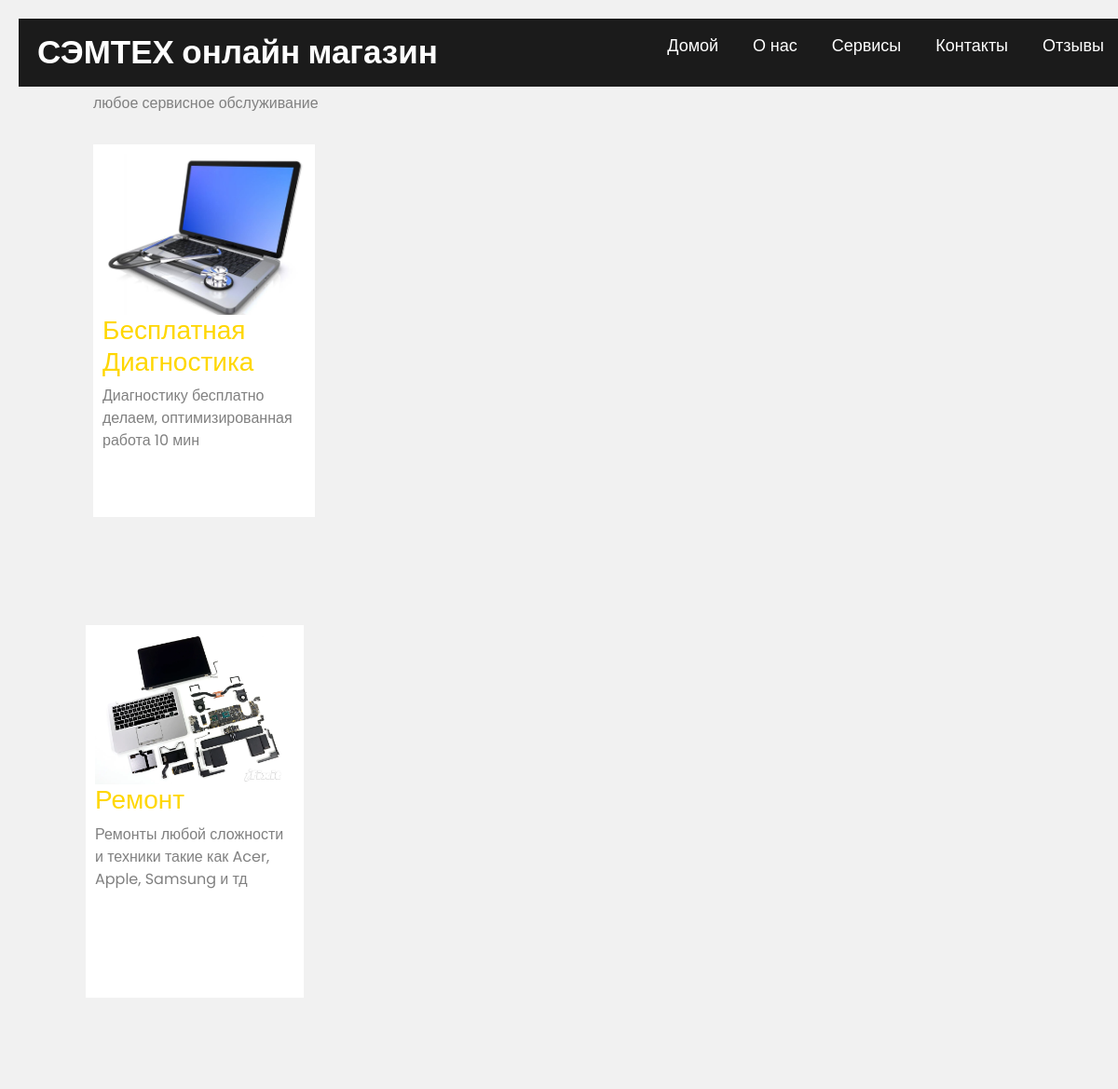
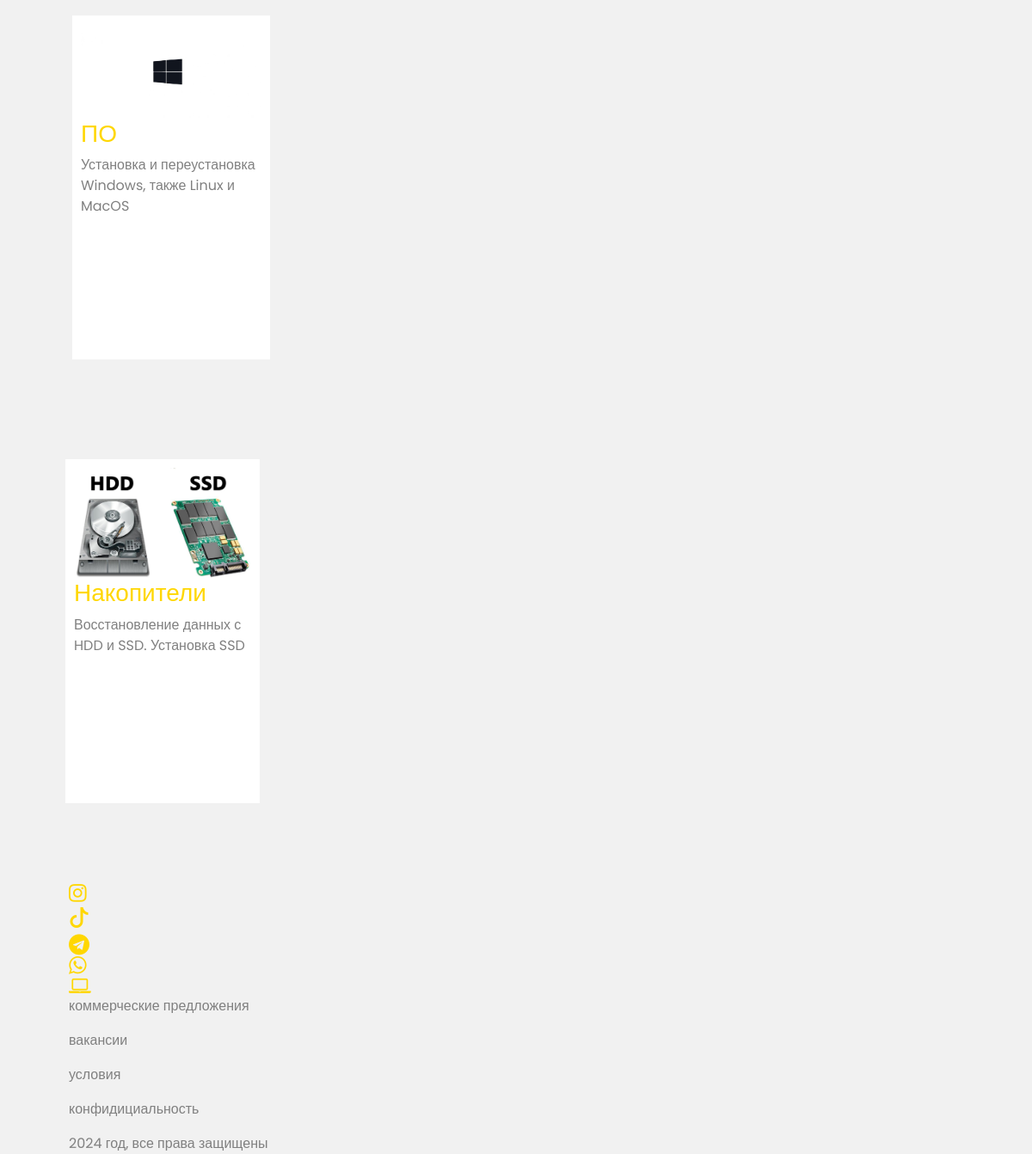
The app's page /service with its own data (2 pictures, top to bottom).
### shop/models.py (models this page shows, shortened)
class Service(models.Model):
    name = models.CharField(max_length=100)
    description = models.TextField(max_length=1000)
    image = models.ImageField(upload_to='service/')

### shop/views.py (the view)
# urls.py: path('service', views.service, name='service'),
def service(requests):
    service = Service.objects.all()
    context = {
        'service': service
    }
    return render(requests, 'main/service.html', context)

### templates/main/service.html (shortened to what this page needs)
<!DOCTYPE html>
<html lang="en">
<head>
    <link rel="stylesheet" href="style.css">
    <link rel="stylesheet" href="https://cdnjs.cloudflare.com/ajax/libs/font-awesome/5.15.2/css/all.min.css"/>
      <link href="https://cdn.jsdelivr.net/npm/bootstrap@5.3.3/dist/css/bootstrap.min.css" rel="stylesheet">
      <link rel="stylesheet" href="https://cdnjs.cloudflare.com/ajax/libs/font-awesome/4.7.0/css/font-awesome.min.css">
      <link rel="stylesheet" href="https://cdn.jsdelivr.net/npm/bootstrap-icons@1.7.2/font/bootstrap-icons.css">
</head>
<body>
    <nav>
        <div class="menu">
        <div class="logo">
        <a href="#">СЭМТЕХ онлайн магазин</a>
        </div>
        <ul>
        <li><a href="{% url 'main:home' %}">Домой</a></li>
        <li><a href="{% url 'main:about' %}">О нас</a></li>
        <li><a href="{% url 'main:service' %}">Сервисы</a></li>
        <li><a href="{% url 'main:kontakty' %}">Контакты</a></li>
        <li><a href="{% url 'main:otzyvy' %}">Отзывы</a></li>
        </ul>
        </div>
        </nav>
<div class="main">
    <h2>Ремонт ноутбуков</h2>
    <p>любое сервисное обслуживание</p>
{% for g in service %}
    <div class="row";>
      <div class="column">
        <div class="content">
          <img src="{{ g.image.url }}" alt="Mountains" style="width:100%"; style="margin-left: 50px;">
          <h3>{{ g.name }}</h3>
          <p>{{ g.description }}</p>
        </div>
      </div>
{% endfor %}
</body>
<span id="boot-icon" class="fa fa-instagram" style="font-size:24px"></span>
<span id="boot-icon" class="bi bi-tiktok" style="font-size:24px"></span>
<span id="boot-icon" style="font-size:24px" class="fa fa-telegram"></span>
<span id="boot-icon" style="font-size:24px" class="fa fa-whatsapp"></span>
<span id="boot-icon" style="font-size:24px" class="fa fa-laptop"></span>
<p>коммерческие предложения</p>
<p>вакансии</p>
<p>условия</p>
<p>конфидициальность</p>
<p>2024 год, все права защищены</p>
</html>

### static/css/style.css (style rules this page uses)
* { margin: 0; padding: 0; box-sizing: border-box; font-family: 'Poppins',sans-serif; }
nav { position: fixed; background: #1b1b1b; width: 100%; padding: 10px 0; z-index: 12; }
nav .menu { max-width: 1250px; margin: auto; display: flex; align-items: center; justify-content: space-between; padding: 0 20px; }
.menu .logo a { text-decoration: none; color: #fff; font-size: 35px; font-weight: 600; }
.menu ul { display: inline-flex; }
.menu ul li { list-style: none; margin-left: 7px; }
.menu ul li:first-child { margin-left: 0px; }
.menu ul li a { text-decoration: none; color: #fff; font-size: 18px; font-weight: 500; padding: 8px 15px; border-radius: 5px; transition: all 0.3s ease; }

### templates/main/service.html (style rules this page uses)
* { margin: 0; padding: 0; box-sizing: border-box; font-family: 'Poppins',sans-serif; }
nav { position: fixed; background: #1b1b1b; width: 100%; padding: 10px 0; z-index: 12; }
nav .menu { max-width: 1250px; margin: auto; display: flex; align-items: center; justify-content: space-between; padding: 0 20px; }
.menu .logo a { text-decoration: none; color: #fff; font-size: 35px; font-weight: 600; }
.menu ul { display: inline-flex; }
.menu ul li { list-style: none; margin-left: 7px; }
.menu ul li:first-child { margin-left: 0px; }
.menu ul li a { text-decoration: none; color: #fff; font-size: 18px; font-weight: 500; padding: 8px 15px; border-radius: 5px; transition: all 0.3s ease; }
* { box-sizing: border-box; }
body { background-color: #f1f1f1; padding: 20px; font-family: Arial; }
.main { max-width: 1000px; margin: auto; }
.row { margin: 8px -16px; height: 500px; }
.row, .row > .column { padding: 8px; }
.column { float: left; width: 25%; height: 500px; }
.row:after { content: ""; display: table; clear: both; }
.content { background-color: white; padding: 10px; height: 400px; }
h3 { color: gold }
p { color: grey; }
span { color: gold }

### records on screen
Service: image (picture), name "Бесплатная Диагностика", description "Диагностику бесплатно делаем, оптимизированная работа 10 мин"
Service: image (picture), name "Ремонт", description "Ремонты любой сложности и техники такие как Acer, Apple, Samsung и тд"
Service: image (picture), name "ПО", description "Установка и переустановка Windows, также Linux и MacOS"
Service: image (picture), name "Накопители", description "Восстановление данных с HDD и SSD. Установка SSD"
